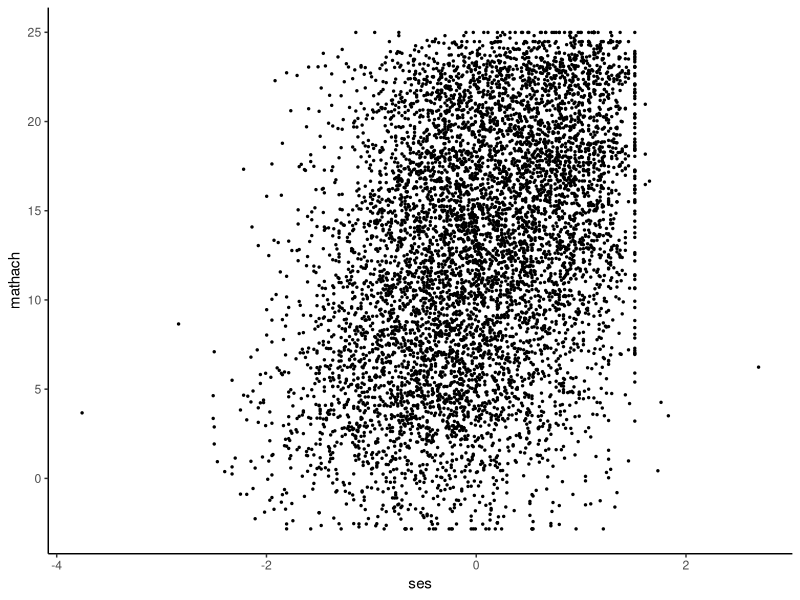
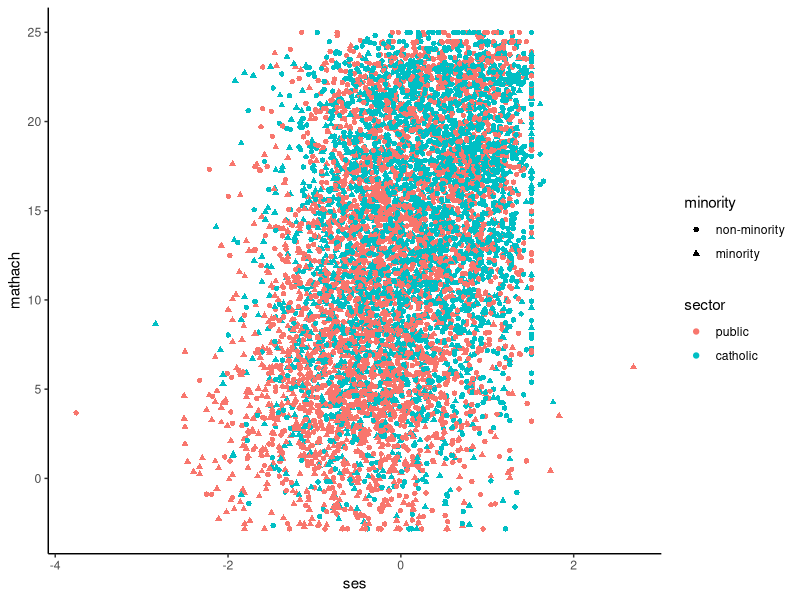
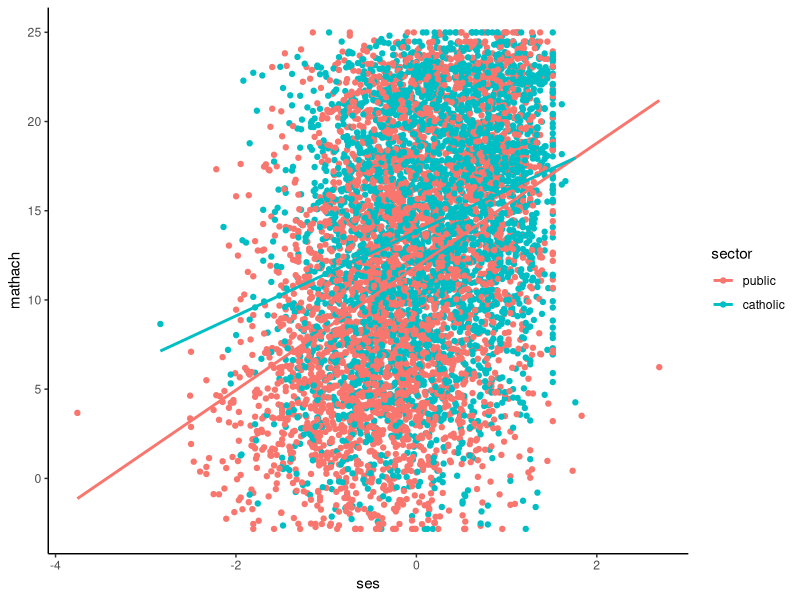
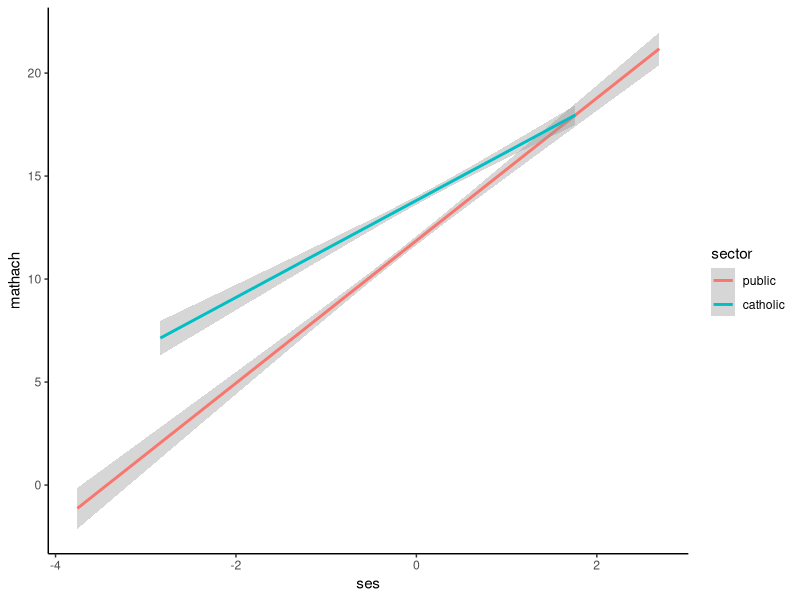
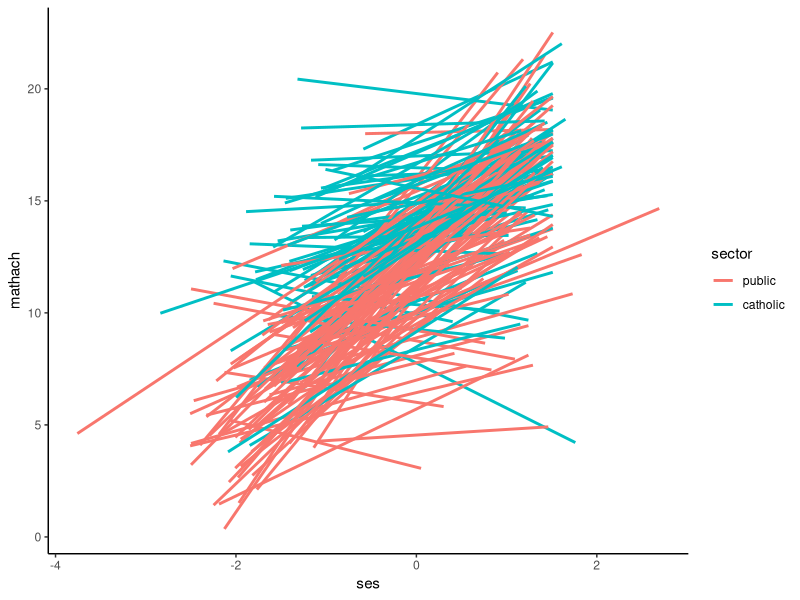
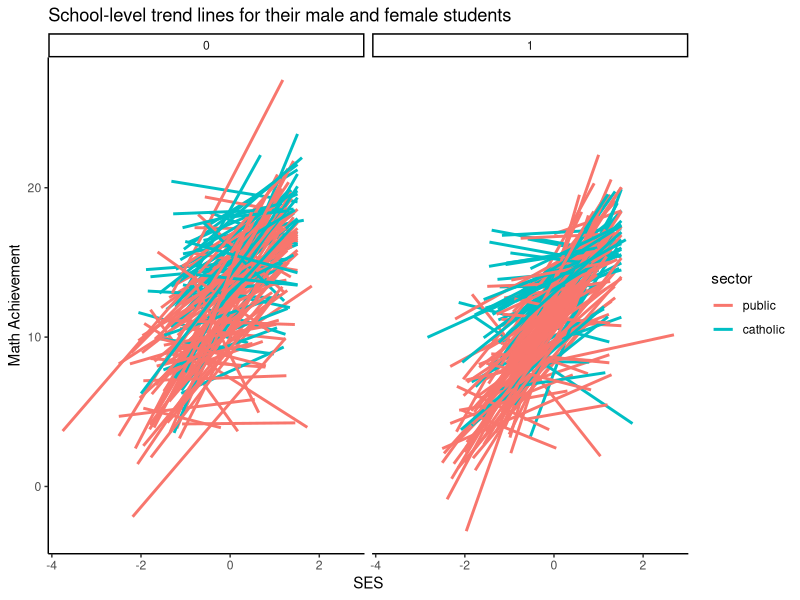
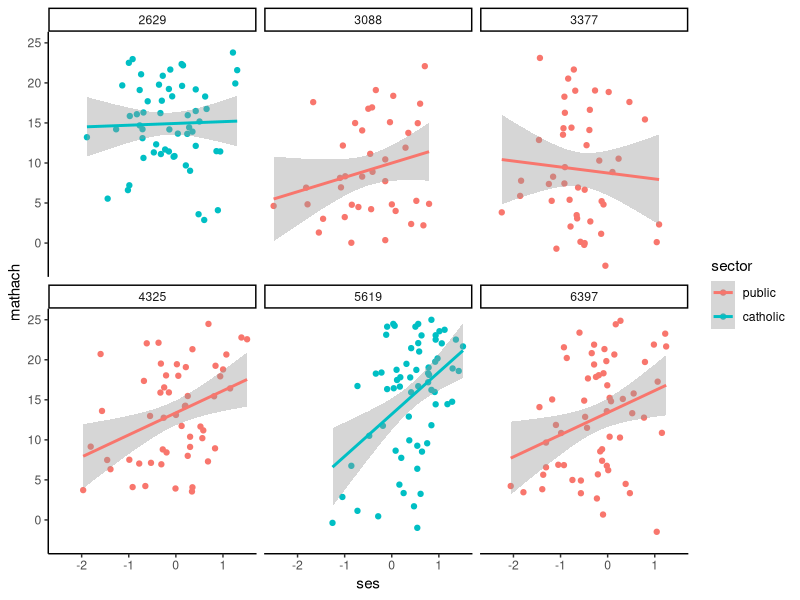
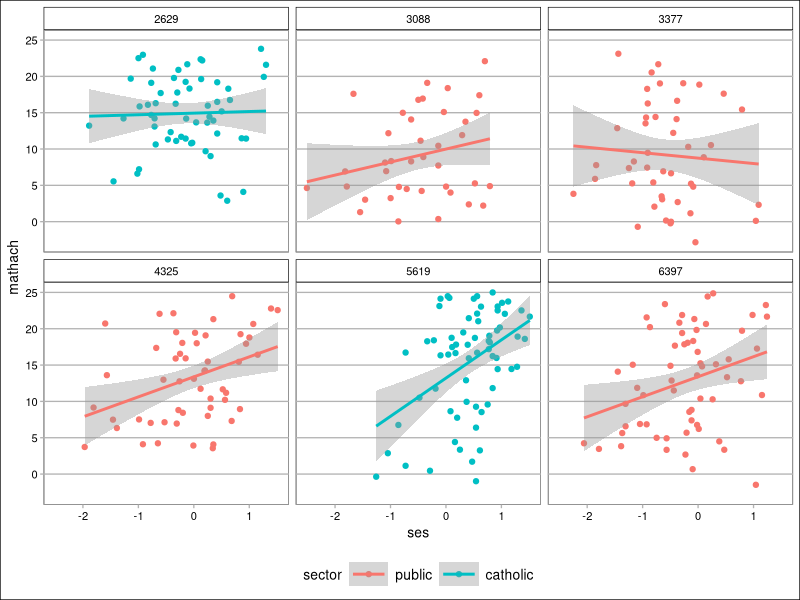

Recreate these plots in R, in order.
## ---- chunk 1
library(lme4)
library(arm)
library(tidyverse)
library(haven)
library(ggthemes)

library(tidyverse)
knitr::opts_chunk$set(echo = TRUE,
          fig.width = 5,
          fig.height = 3,
          out.width = "75%",
          fig.align = "center",
          message=FALSE)
options(list(dplyr.summarise.inform = FALSE))
theme_set( theme_classic() )

## ---- chunk 2
dat <- read_dta("data/hsb.dta")
head( dat )
## ---- chunk 3
ggplot(dat, aes(y = mathach, x = ses)) + 
  geom_point( cex=0.5)
## ---- chunk 4
dat <- dat |> 
  mutate(sector = factor(sector, levels=c(0,1), labels=c("public","catholic")),
         minority = factor(minority, labels=c("non-minority","minority")))

ggplot( dat, aes(y=mathach, x=ses, col=sector, pch=minority) ) + 
  geom_point()
## ---- chunk 5
ggplot( dat, aes(y=mathach, x=ses, col=sector ) ) + 
    geom_point() + 
    stat_smooth( method="lm", se = FALSE )
## ---- chunk 6
ggplot( dat, aes(y=mathach, x=ses, col=sector ) ) + 
  stat_smooth( method="lm" )
## ---- chunk 7
my.plot = ggplot( dat, aes(y=mathach, x=ses, col=sector, group=schoolid ) ) + 
    stat_smooth( method="lm", alpha=0.5, se = FALSE )

my.plot
## ---- chunk 8
my.plot + 
  facet_grid( ~ female ) + 
    ggtitle("School-level trend lines for their male and female students") +
    labs(x="SES",y="Math Achievement") 
## ---- chunk 9
# random subset of schoolid
sch <- sample( unique( dat$schoolid ), 6 )

# pipe into ggplot 
sch.six <- dat |> 
  filter(schoolid %in% sch)

my.six.plot <- ggplot( sch.six, aes(y=mathach, x=ses, col=sector ) ) + 
    facet_wrap( ~ schoolid, ncol=3 ) + 
    geom_point() + stat_smooth( method="lm" )

my.six.plot

## ---- chunk 10
library( ggthemes )
my_t = theme_calc() + theme( legend.position="bottom", 
                             legend.direction="horizontal", 
                             legend.key.width=unit(1,"cm")  )
theme_set( my_t )
## ---- chunk 11
my.six.plot
